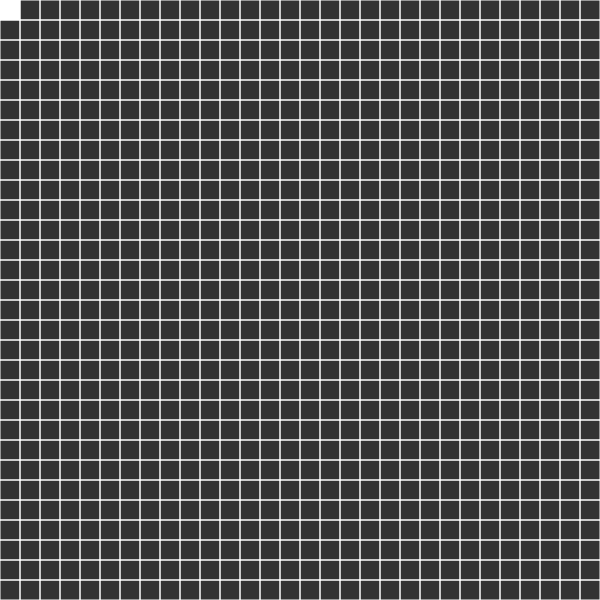
Frame 1 (no input)
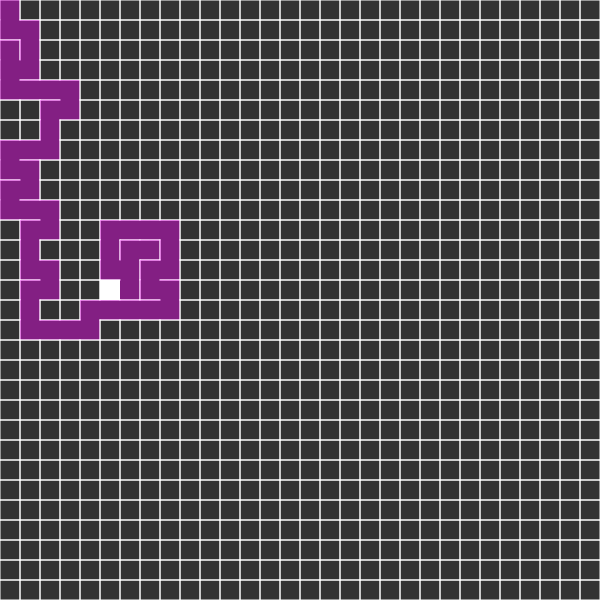
Frame 60 (no input)
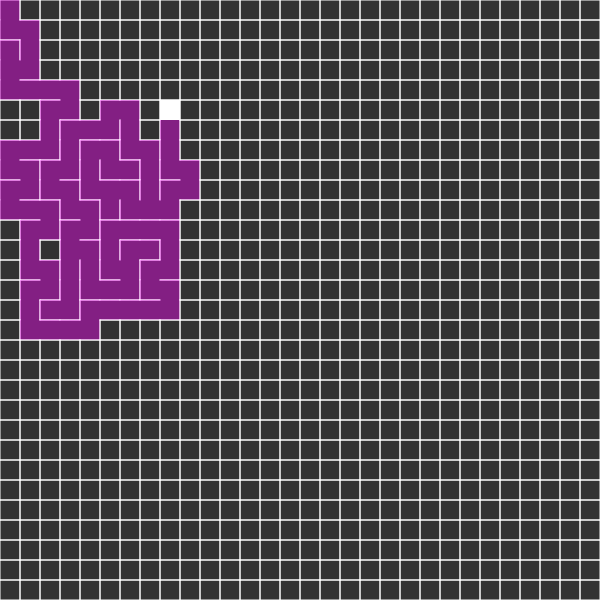
Frame 120 (the mouse pressed at the canvas centre since frame 60)

The p5.js sketch that drew these frames (run headless with seeded random() and noise() and a simulated clock; from frame 60 on, the mouse is pressed at the canvas centre):

// p5.js sketch
// ── sketch.js
var cols, rows;
var w = 20;
var grid = [];
var current;
var stack = [];

function setup() {
  createCanvas(600, 600);
  cols = floor(width / w);
  rows = floor(height / w);

  for (var j = 0; j < rows; j++) {
    for (var i = 0; i < cols; i++) {
      var cell = new Cell(i, j);
      grid.push(cell);
    }
  }

  current = grid[0];
}

function draw() {
  background(51);
  for (var i = 0; i < grid.length; i++) {
    grid[i].show();
  }

  current.visited = true;
  current.highlight();
  
  var next = current.checkNeighbors();

  if (next) {
    next.visited = true; 
    stack.push(current); 
    removeWalls(current, next); 
    current = next;
  }
  
  else if (stack.length > 0) {
    current = stack.pop();
  }
}

function index(i, j) {
  if (i < 0 || j < 0 || i > cols - 1 || j > rows - 1) {
    return -1;
  }
  return i + j * cols;
}

function removeWalls(a, b) {
  var x = a.i - b.i;
  if (x === 1) {
    a.walls[3] = false;
    b.walls[1] = false;
  } 
  else if (x === -1) {
    a.walls[1] = false;
    b.walls[3] = false;
  }

  var y = a.j - b.j;
  if (y === 1) {
    a.walls[0] = false;
    b.walls[2] = false;
  } else if (y === -1) {
    a.walls[2] = false;
    b.walls[0] = false;
  }
}
// ── cell.js
function Cell(i, j) {
    this.i = i;
    this.j = j;
    this.walls = [true, true, true, true];
    this.visited = false;
  
    this.checkNeighbors = function() {
      var neighbors = [];
  
      var top = grid[index(i, j - 1)];
      var right = grid[index(i + 1, j)];
      var bottom = grid[index(i, j + 1)];
      var left = grid[index(i - 1, j)];
  
      if (top && !top.visited) {
        neighbors.push(top);
      }
      if (right && !right.visited) {
        neighbors.push(right);
      }
      if (bottom && !bottom.visited) {
        neighbors.push(bottom);
      }
      if (left && !left.visited) {
        neighbors.push(left);
      }
  
      if (neighbors.length > 0) {
        var r = floor(random(0, neighbors.length));
        return neighbors[r];
      } else {
        return undefined;
      }
    };
    this.highlight = function() {
      var x = this.i * w;
      var y = this.j * w;
      noStroke();
      fill(255, 255, 255, 255);
      rect(x, y, w, w);
    };
  
    this.show = function() {
      var x = this.i * w;
      var y = this.j * w;
      stroke(255);
      if (this.walls[0]) {
        line(x, y, x + w, y);
      }
      if (this.walls[1]) {
        line(x + w, y, x + w, y + w);
      }
      if (this.walls[2]) {
        line(x + w, y + w, x, y + w);
      }
      if (this.walls[3]) {
        line(x, y + w, x, y);
      }
  
      if (this.visited) {
        noStroke();
        fill(255, 0, 255, 100);
        rect(x, y, w, w);
      }
    };
  }
